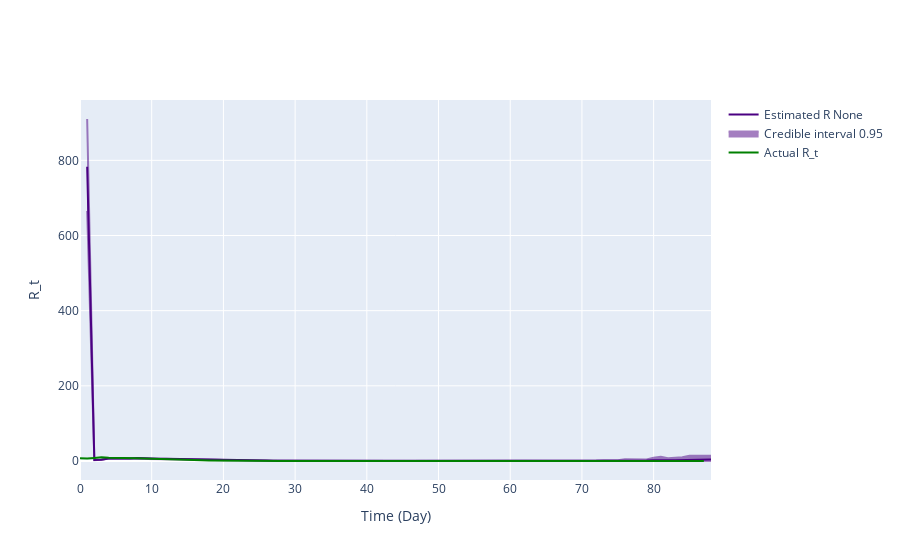

Notebook code cell kept with this figure:
### Code cell
inference = branchpro.BranchProPosterior(
    inc_data=inc_data_r1,
    daily_serial_interval=generation_time_r1_mf,
    alpha=prior_a,
    beta=prior_b)

inference.run_inference(tau=tau)
intervals = inference.get_intervals(central_prob=.95)


# Append zeros to the generation time to match the length of the true_rt vector
generation_time_mf = np.pad(generation_time_r1_mf, 
                            (0, len(true_rt_r1) - len(generation_time_r1_mf)), 'constant')

fig = plot_rt_fig(intervals, true_rt_r1[2:-1], generation_time_mf, end_time_point)
pio.write_image(fig.figure, 'kg_inference_plots/predicted_vs_true_rt_r1_optimal_mf.png')
fig.show_figure()

### Figure 1 — Plotly figure (JSON) as saved in the notebook; plotly's stock layout.template omitted (floating-point values rounded to 4 significant figures; data arrays with more than 128 entries replaced by an {"elided": "..."} marker saying what was removed)
{"data": [{"line": {"color": "indigo"}, "mode": "lines", "name": "Estimated R None", "type": "scatter", "x": [1, 2, 3, 4, 5, 6, 7, 8, 9, 10, 11, 12, 13, 14, 15, 16, 17, 18, 19, 20, 21, 22, 23, 24, 25, 26, 27, 28, 29, 30, 31, 32, 33, 34, 35, 36, 37, 38, 39, 40, 41, 42, 43, 44, 45, 46, 47, 48, 49, 50, 51, 52, 53, 54, 55, 56, 57, 58, 59, 60, 61, 62, 63, 64, 65, 66, 67, 68, 69, 70, 71, 72, 73, 74, 75, 76, 77, 78, 79, 80, 81, 82, 83, 84, 85, 86, 87, 88], "y": [782.9, 2.659, 3.547, 6.899, 6.641, 6.161, 6.496, 7.927, 6.647, 6.025, 6.006, 5.856, 5.366, 5.088, 4.813, 4.312, 3.938, 3.578, 3.052, 2.549, 2.147, 1.802, 1.52, 1.366, 1.21, 1.047, 0.855, 0.6864, 0.4897, 0.3315, 0.2015, 0.1281, 0.07725, 0.04946, 0.03103, 0.02187, 0.01446, 0.009405, 0.006299, 0.006005, 0.005808, 0.004038, 0.004135, 0.003676, 0.003955, 0.003915, 0.003863, 0.004024, 0.003123, 0.002814, 0.006665, 0.004968, 0.006873, 0.006764, 0.01, 0.002347, 0.00698, 0.01536, 0.02875, 0.01742, 0.01108, 0.03447, 0.04364, 0.05945, 0.03678, 0.04817, 0.06896, 0.09984, 0.16, 0.2199, 0.2011, 0.3305, 0.7722, 0.5815, 0.626, 1.338, 1.168, 1.078, 1.164, 2.312, 3.131, 2.011, 2.258, 2.646, 3.813, 3.819, 3.811, 3.841]}, {"fill": "toself", "fillcolor": "indigo", "line": {"color": "indigo"}, "mode": "lines", "name": "Credible interval 0.95", "opacity": 0.5, "showlegend": true, "type": "scatter", "x": {"elided": "176 int values"}, "y": {"elided": "176 float values"}}, {"line": {"color": "green"}, "mode": "lines", "name": "Actual R_t", "type": "scatter", "x": [0, 1, 2, 3, 4, 5, 6, 7, 8, 9, 10, 11, 12, 13, 14, 15, 16, 17, 18, 19, 20, 21, 22, 23, 24, 25, 26, 27, 28, 29, 30, 31, 32, 33, 34, 35, 36, 37, 38, 39, 40, 41, 42, 43, 44, 45, 46, 47, 48, 49, 50, 51, 52, 53, 54, 55, 56, 57, 58, 59, 60, 61, 62, 63, 64, 65, 66, 67, 68, 69, 70, 71, 72, 73, 74, 75, 76, 77, 78, 79, 80, 81, 82, 83, 84, 85, 86, 87, 88, 89, 90], "y": [7.138, 6.487, 8.313, 9.921, 8.645, 8.647, 8.004, 7.646, 7.26, 6.421, 5.615, 5.091, 4.63, 4.012, 3.375, 2.854, 2.315, 1.887, 1.491, 1.165, 0.9397, 0.7551, 0.696, 0.627, 0.5485, 0.5047, 0.4331, 0.3598, 0.2974, 0.2349, 0.2083, 0.1818, 0.1418, 0.1311, 0.1296, 0.121, 0.1027, 0.0902, 0.1179, 0.08353, 0.1293, 0.0559, 0.1117, 0.09615, 0.01802, 0.1087, 0.05797, 0.12, 0.07895, 0.0, 0.0, 0.05263, 0.0, 0.0, 0.0, 0.0, 0.0, 0.0, 0.0, 0.0, 0.0, 0.5, 1.0, 0.0, 0.0, 0.0, 0.0, 0.0, 0.0, 0.0, 0.0, 0.0, 0.0, 0.0, 0.0, 0.0, 0.0, 0.0, 0.0, 0.0, 0.0, 0.0, 0.0, 0.0, 0.0, 0.0, 0.0, 0.0]}], "layout": {"hovermode": "x unified", "xaxis": {"title": {"text": "Time (Day)"}}, "yaxis": {"title": {"text": "R_t"}}}}
